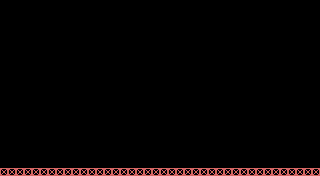

This is a level from a 2D game, rendered from its Tiled map with the project's own tilesets. A one-line summary and the complete map file follow:
An orthogonal 40x22 tile map with 8x8 px tiles, 1 tile layer (Capa de patrones 1) and 3 objects (MovementBlock, moveLeft, moveRight).

<map version="1.10" tiledversion="1.11.1" orientation="orthogonal" renderorder="right-down" width="40" height="22" tilewidth="8" tileheight="8" infinite="0" nextlayerid="3" nextobjectid="4">
 <tileset firstgid="1" source="worldTexture.tsx" />
 <layer id="1" name="Capa de patrones 1" width="40" height="22">
  <data encoding="csv">
0,0,0,0,0,0,0,0,0,0,0,0,0,0,0,0,0,0,0,0,0,0,0,0,0,0,0,0,0,0,0,0,0,0,0,0,0,0,0,0,
0,0,0,0,0,0,0,0,0,0,0,0,0,0,0,0,0,0,0,0,0,0,0,0,0,0,0,0,0,0,0,0,0,0,0,0,0,0,0,0,
0,0,0,0,0,0,0,0,0,0,0,0,0,0,0,0,0,0,0,0,0,0,0,0,0,0,0,0,0,0,0,0,0,0,0,0,0,0,0,0,
0,0,0,0,0,0,0,0,0,0,0,0,0,0,0,0,0,0,0,0,0,0,0,0,0,0,0,0,0,0,0,0,0,0,0,0,0,0,0,0,
0,0,0,0,0,0,0,0,0,0,0,0,0,0,0,0,0,0,0,0,0,0,0,0,0,0,0,0,0,0,0,0,0,0,0,0,0,0,0,0,
0,0,0,0,0,0,0,0,0,0,0,0,0,0,0,0,0,0,0,0,0,0,0,0,0,0,0,0,0,0,0,0,0,0,0,0,0,0,0,0,
0,0,0,0,0,0,0,0,0,0,0,0,0,0,0,0,0,0,0,0,0,0,0,0,0,0,0,0,0,0,0,0,0,0,0,0,0,0,0,0,
0,0,0,0,0,0,0,0,0,0,0,0,0,0,0,0,0,0,0,0,0,0,0,0,0,0,0,0,0,0,0,0,0,0,0,0,0,0,0,0,
0,0,0,0,0,0,0,0,0,0,0,0,0,0,0,0,0,0,0,0,0,0,0,0,0,0,0,0,0,0,0,0,0,0,0,0,0,0,0,0,
0,0,0,0,0,0,0,0,0,0,0,0,0,0,0,0,0,0,0,0,0,0,0,0,0,0,0,0,0,0,0,0,0,0,0,0,0,0,0,0,
0,0,0,0,0,0,0,0,0,0,0,0,0,0,0,0,0,0,0,0,0,0,0,0,0,0,0,0,0,0,0,0,0,0,0,0,0,0,0,0,
0,0,0,0,0,0,0,0,0,0,0,0,0,0,0,0,0,0,0,0,0,0,0,0,0,0,0,0,0,0,0,0,0,0,0,0,0,0,0,0,
0,0,0,0,0,0,0,0,0,0,0,0,0,0,0,0,0,0,0,0,0,0,0,0,0,0,0,0,0,0,0,0,0,0,0,0,0,0,0,0,
0,0,0,0,0,0,0,0,0,0,0,0,0,0,0,0,0,0,0,0,0,0,0,0,0,0,0,0,0,0,0,0,0,0,0,0,0,0,0,0,
0,0,0,0,0,0,0,0,0,0,0,0,0,0,0,0,0,0,0,0,0,0,0,0,0,0,0,0,0,0,0,0,0,0,0,0,0,0,0,0,
0,0,0,0,0,0,0,0,0,0,0,0,0,0,0,0,0,0,0,0,0,0,0,0,0,0,0,0,0,0,0,0,0,0,0,0,0,0,0,0,
0,0,0,0,0,0,0,0,0,0,0,0,0,0,0,0,0,0,0,0,0,0,0,0,0,0,0,0,0,0,0,0,0,0,0,0,0,0,0,0,
0,0,0,0,0,0,0,0,0,0,0,0,0,0,0,0,0,0,0,0,0,0,0,0,0,0,0,0,0,0,0,0,0,0,0,0,0,0,0,0,
0,0,0,0,0,0,0,0,0,0,0,0,0,0,0,0,0,0,0,0,0,0,0,0,0,0,0,0,0,0,0,0,0,0,0,0,0,0,0,0,
0,0,0,0,0,0,0,0,0,0,0,0,0,0,0,0,0,0,0,0,0,0,0,0,0,0,0,0,0,0,0,0,0,0,0,0,0,0,0,0,
0,0,0,0,0,0,0,0,0,0,0,0,0,0,0,0,0,0,0,0,0,0,0,0,0,0,0,0,0,0,0,0,0,0,0,0,0,0,0,0,
12,12,12,12,12,12,12,12,12,12,12,12,12,12,12,12,12,12,12,12,12,12,12,12,12,12,12,12,12,12,12,12,12,12,12,12,12,12,12,12
</data>
 </layer>
 <objectgroup id="2" name="Capa de Objetos 1" offsetx="22" offsety="0.181818">
  <object id="1" type="MovementBlock" gid="17" x="120" y="128" width="8" height="8" />
  <object id="2" name="moveLeft" x="35.3476" y="131.514">
   <properties>
    <property name="moveLeft" type="object" value="2" />
   </properties>
   <point />
  </object>
  <object id="3" name="moveRight" x="235.478" y="129.435">
   <properties>
    <property name="moveRight" type="object" value="3" />
   </properties>
   <point />
  </object>
 </objectgroup>
</map>
